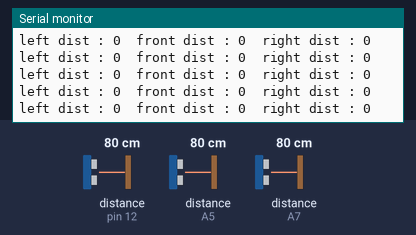
Simulated run of this sketch. Board: Arduino Nano, built with avr-gcc and run on an emulated ATmega328P. Parts: the last lines printed to the serial monitor. The test bench sets the inputs (shaded band); at power-on: distance to the obstacle (sensors on pin 12, A7, A5) 80 cm.

Above: at 10.2 s.
10.3 s: distance to the obstacle (sensor on pin 12) set to 11 cm
At 10.38 s:
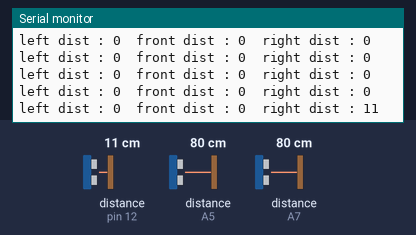
13.3 s: distance to the obstacle (sensor on pin 12) set to 8 cm
At 13.33 s:
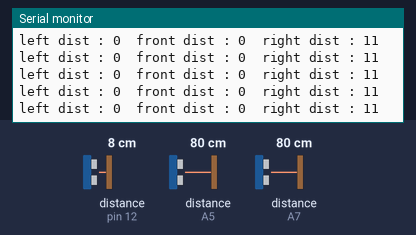
14.8 s: distance to the obstacle (sensor on A7) set to 11 cm
At 14.8 s:
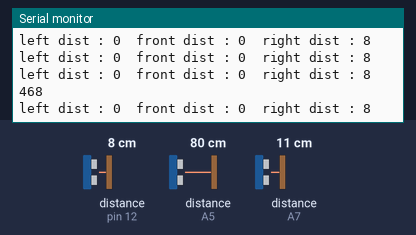
17.8 s: distance to the obstacle (sensor on A7) set to 8 cm
At 17.8 s:
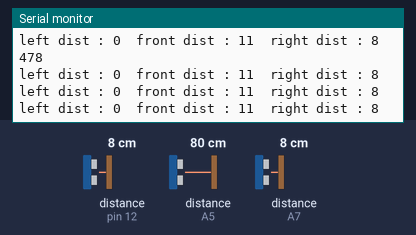
Timing chart, 0 to 20.3 s (numbered marks = the images above; inputs shaded):
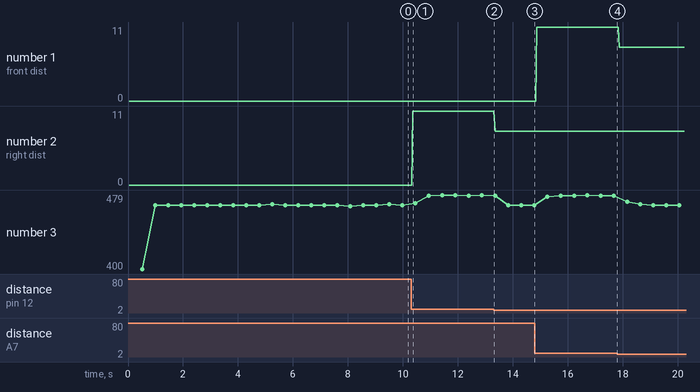

Measured:
- after the input at 10.3 s, the serial monitor: prints a new line after 0.06 s (image 1)
- plotted number 2: 0 → 11 after the input at 10.3 s, 11 → 8 after the input at 13.3 s
- plotted number 3: 468 → 479 after the input at 10.3 s, 479 → 468 after the input at 13.3 s, 478 → 468 after the input at 17.8 s

The sketch:

read_sonar.ino
```cpp
#include <NewPing.h>

NewPing sonar_left(A4,A5,30);
NewPing sonar_front(A4,A7,30);
NewPing sonar_right(A4,12,30);

void setup() {
  // put your setup code here, to run once:
  Serial.begin(9600);
  delay(50);
}

void loop() {
  sonar();

}
void sonar(){
  int counter1 = millis();
  for(int k=0; k<10; k++){
    Serial.print("left dist : ");
    Serial.print(sonar_left.ping_cm());
    Serial.print("\t");
    Serial.print("front dist : ");
    Serial.print(sonar_front.ping_cm());
    Serial.print("\t");
    Serial.print("right dist : ");
    Serial.println(sonar_right.ping_cm());
  }
  int counter2 = millis();
  Serial.println(counter2-counter1);
  // exit(0);
}
```
